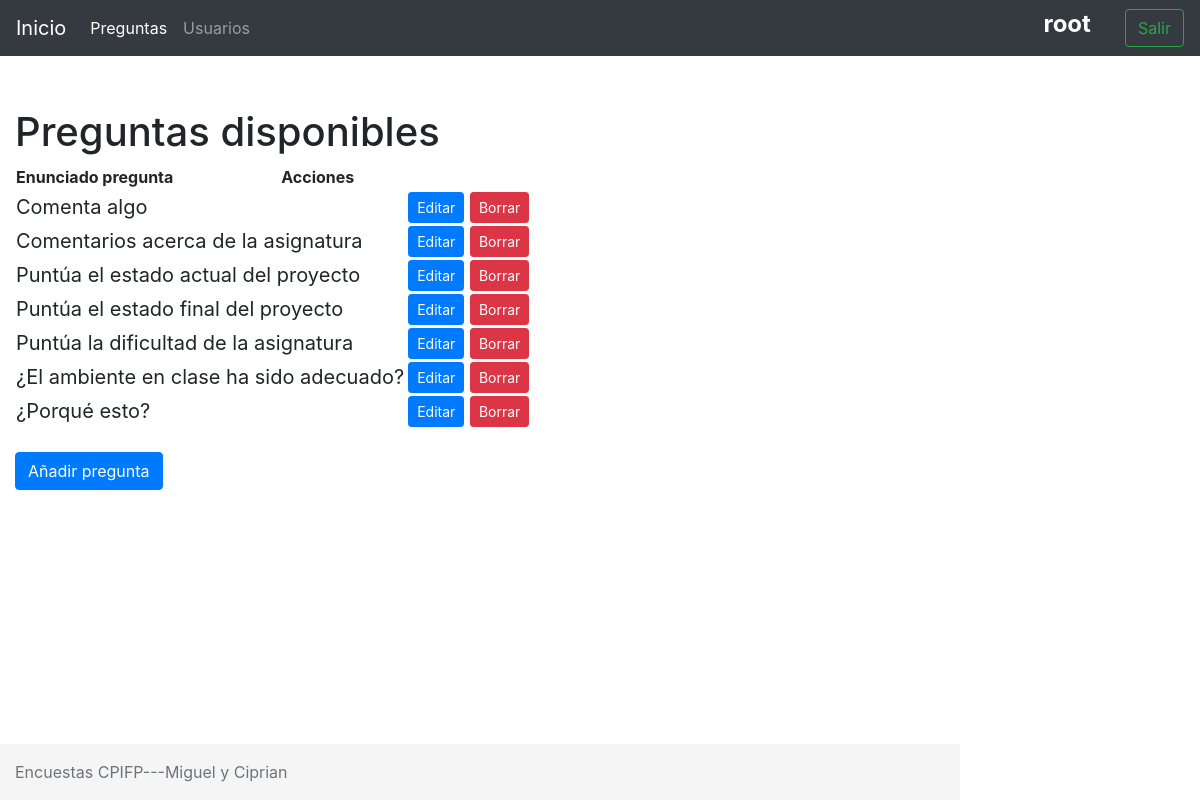
The page /encuestascpifp/ (signed in) on the database as committed earlier.
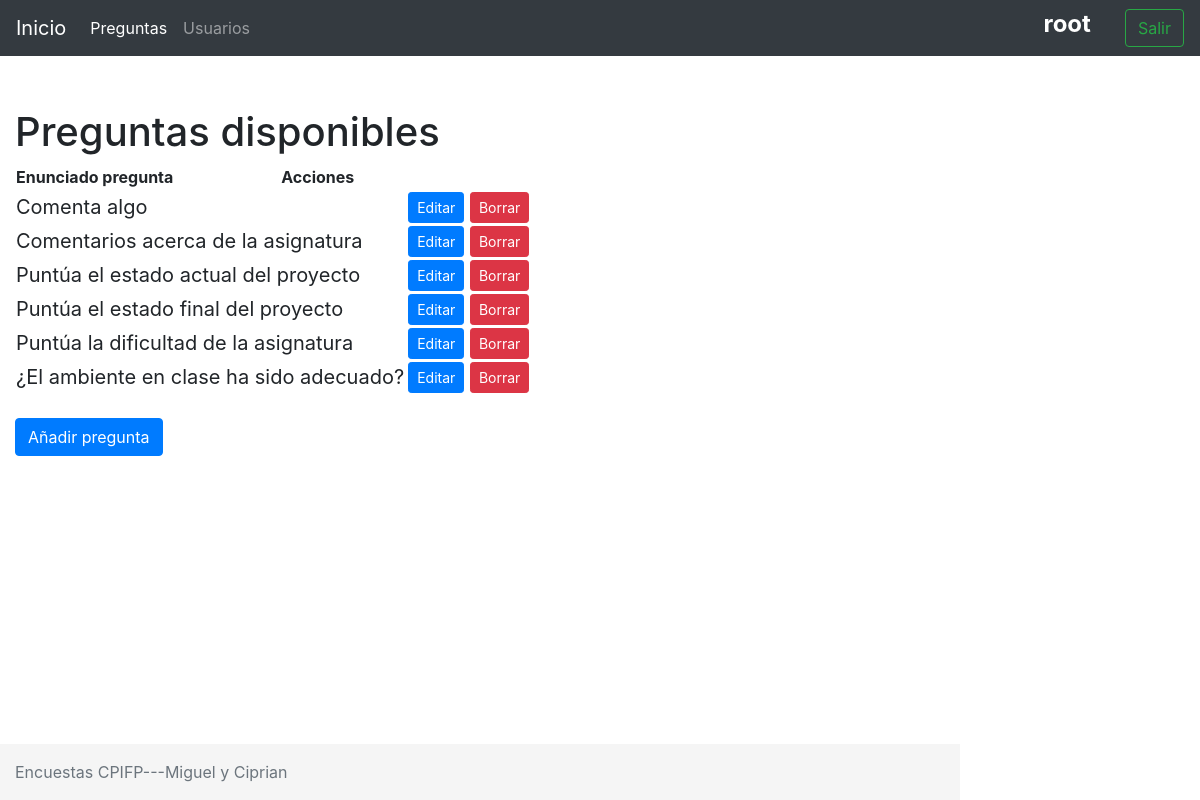
The same page on the database as committed later.
### encuestas/models.py (models this page shows, shortened)
class Pregunta(models.Model):
    pregunta = models.CharField(max_length=100)
    tipo_pregunta = models.ForeignKey(Tipo_Pregunta, on_delete=models.CASCADE)
    class Meta:
        ordering = ['pregunta']

### encuestas/views.py (the view)
# urls.py: path('', views.index, name='index'),
@login_required
def index(request):
    if request.method=='POST':
        form = PreguntaForm(request.POST)
        if form.is_valid():
            preguntaAGuardar = form.save(commit=False)
            preguntaAGuardar.save()
        return redirect('encuestas:index')
    else:
        lista_preguntas = Pregunta.objects.all()
        contexto ={
            'lista_preguntas': lista_preguntas
        }
        return render(request,'encuestas/index.html',contexto)

### encuestas/templates/encuestas/index.html (shortened to what this page needs)
{% extends 'base/base.html' %}
{% load static %}
{% block activar1 %}
    <li class="nav-item active">
{% endblock %}
{% block titulo %}
    Preguntas disponibles
{% endblock %}
{% block contenido %}
<body style="width: 80%; height: 100%;">
    <table class="tabletable-sm">
        <thead>
            <tr>
                <th>Enunciado pregunta</th>
                {% if user.is_superuser%}
                <th>Acciones</th>
                {%endif%}
                {% if lista_preguntas %}
                {% for pregunta in lista_preguntas %}
            </tr>
        </thead>
        <tbody style="font-size: 20px;">
            <tr>
                <td colspan="10">
                    <span href="{% url 'encuestas:index' %}">{{pregunta.pregunta}}</span>
                </td>
                <td >
                </td>
                <td>
                    {% if user.is_superuser %}
                    <a class="btn btn-primary btn-sm" href="{% url 'encuestas:updatePregunta' pregunta.id %} ">Editar</a>
                    <a class="btn btn-danger btn-sm" href="{%url 'encuestas:deletePregunta' pregunta.id %}">Borrar</a>
                    {%endif%}
                </td>
            </tr>
            {% endfor %}
            {% else %}
            <h2 class="mt-5">No hay Preguntas</h2>
            {% endif %}
        </tbody>
    </table>
    <br>
    {%  if user.is_superuser %}
        <a  class="btn btn-primary" href="{%url 'encuestas:createPregunta'%}">Añadir pregunta</a>
    {% endif %}
</body>
{% endblock %}

### encuestas/templates/base/base.html (shortened to what this page needs)
{% load static %}
<!doctype html>
<html lang="es" class="h-100">
  <head>
<link href="{% static 'encuestas/css/bootstrap.min.css' %}"rel="stylesheet">
    <link href="{% static 'encuestas/css/sticky-footer-navbar.css' %}"rel="stylesheet">
</head>
<body class="d-flex flex-column h-100">
    {% block header %}
    <header>
    {% if user.is_authenticated %}
        <nav class="navbar navbar-expand-md navbar-dark fixed-top bg-dark">
            <a class="navbar-brand" href="accounts/login/">Inicio</a>
            <div class="collapse navbar-collapse" id="navbarCollapse">
                <ul class="navbar-nav mr-auto">
                    {% block activar1 %}{% endblock %}
                        <a class="nav-link" href="{% url 'encuestas:index' %}">Preguntas</a>
                    </li>
               {% if user.is_superuser %}
                    {% block activar2 %}
                    <li class="nav-item">
                    {% endblock %}
                        <a class="nav-link" href="{% url 'encuestas:usuarios' %}">Usuarios</a>
                    </li>
                {% endif %}-->
                </ul>
                <h4 class="form-inline mt-2 mt-md-0 text-white">
                    <strong>{{ user }} &nbsp;&nbsp;&nbsp;&nbsp;&nbsp;</strong>
                </h4>
                <form class="form-inline mt-2 mt-md-0" action = "{% url 'encuestas:logout' %}"method="get">
                    <button class="btn btn-outline-success my-2 my-sm-0" type="submit">Salir</button>
                </form>
            </div>
        </nav>
    {% endif %}
    </header>
    {% endblock %}
    <main role="main" class="flex-shrink-0">
        <div class="container">
            <h1 class="mt-5">
                {% block titulo %}{% endblock %}
            </h1>
            {% block contenido %}{% endblock %}
        </div>
    </main>
    {% block footer %}
    <footer class="footer mt-auto py-3">
        <div class="container">
            <span class="text-muted">Encuestas CPIFP---Miguel y Ciprian</span>
        </div>
    </footer>
    {% endblock %}
  </body>
</html>

### encuestas/static/encuestas/css/sticky-footer-navbar.css (style rules this page uses)
main > .container { padding: 60px 15px 0; }
.footer { background-color: #f5f5f5; }
.footer > .container { padding-right: 15px; padding-left: 15px; }

Rows that differ between the two databases and show on the page:
removed Pregunta: pregunta "¿Porqué esto?"
